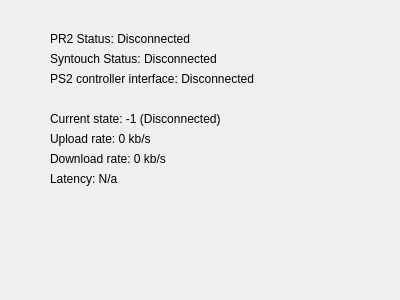
<?xml version="1.0" encoding="UTF-8"?>
<ui version="4.0">
 <class>ConnectionInfo</class>
 <widget class="QWidget" name="ConnectionInfo">
  <property name="geometry">
   <rect>
    <x>0</x>
    <y>0</y>
    <width>400</width>
    <height>300</height>
   </rect>
  </property>
  <property name="windowTitle">
   <string>PR2 ConnectionInfo</string>
  </property>
  <widget class="QLabel" name="PR2StatusLabel">
   <property name="geometry">
    <rect>
     <x>50</x>
     <y>30</y>
     <width>261</width>
     <height>17</height>
    </rect>
   </property>
   <property name="text">
    <string>PR2 Status: Disconnected</string>
   </property>
  </widget>
  <widget class="QLabel" name="SyntouchStatusLabel">
   <property name="geometry">
    <rect>
     <x>50</x>
     <y>50</y>
     <width>251</width>
     <height>17</height>
    </rect>
   </property>
   <property name="text">
    <string>Syntouch Status: Disconnected</string>
   </property>
  </widget>
  <widget class="QLabel" name="PS2Label">
   <property name="geometry">
    <rect>
     <x>50</x>
     <y>70</y>
     <width>281</width>
     <height>17</height>
    </rect>
   </property>
   <property name="text">
    <string>PS2 controller interface: Disconnected</string>
   </property>
  </widget>
  <widget class="QLabel" name="CurrentStateLabel">
   <property name="geometry">
    <rect>
     <x>50</x>
     <y>110</y>
     <width>331</width>
     <height>17</height>
    </rect>
   </property>
   <property name="text">
    <string>Current state: -1 (Disconnected)</string>
   </property>
  </widget>
  <widget class="QLabel" name="UploadRateLabel">
   <property name="geometry">
    <rect>
     <x>50</x>
     <y>130</y>
     <width>181</width>
     <height>17</height>
    </rect>
   </property>
   <property name="text">
    <string>Upload rate: 0 kb/s</string>
   </property>
  </widget>
  <widget class="QLabel" name="DownloadRateLabel">
   <property name="geometry">
    <rect>
     <x>50</x>
     <y>150</y>
     <width>271</width>
     <height>17</height>
    </rect>
   </property>
   <property name="text">
    <string>Download rate: 0 kb/s</string>
   </property>
  </widget>
  <widget class="QLabel" name="LatencyLabel">
   <property name="geometry">
    <rect>
     <x>50</x>
     <y>170</y>
     <width>231</width>
     <height>17</height>
    </rect>
   </property>
   <property name="text">
    <string>Latency: N/a</string>
   </property>
  </widget>
 </widget>
 <layoutdefault spacing="6" margin="11"/>
 <resources/>
 <connections/>
</ui>
